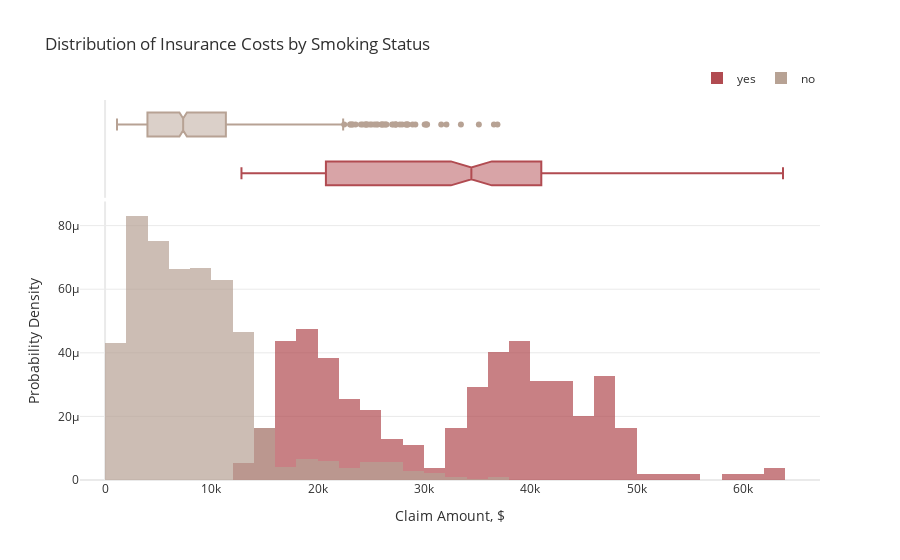

Notebook code cell kept with this figure:
### Markdown cell above
*The graph shows distribution of insurance charges(cost) across different regions of the country*

### Code cell
fig=px.histogram(df, x='charges', color='smoker', opacity=0.7, barmode='overlay',
                 histnorm='probability density', marginal='box', 
                 title="Distribution of Insurance Costs by Smoking Status",
                 color_discrete_sequence=['#B14B51','#B7A294']) 
fig.update_layout(font_color="#303030", xaxis_title='Claim Amount, $',
                  yaxis=dict(title='Probability Density', gridcolor='#EAEAEA', zerolinecolor='#EAEAEA'),
                  legend=dict(orientation="h", yanchor="bottom", y=1.02, xanchor="right", x=1, title=""))
fig.update_xaxes(showgrid=False, zerolinecolor='#EAEAEA')
fig.show()

### Figure 1 — Plotly figure (JSON) as saved in the notebook; plotly's stock layout.template omitted (floating-point values rounded to 4 significant figures; data arrays with more than 128 entries replaced by an {"elided": "..."} marker saying what was removed)
{"data": [{"alignmentgroup": "True", "bingroup": "x", "histnorm": "probability density", "hovertemplate": "smoker=yes<br>charges=%{x}<br>probability density=%{y}<extra></extra>", "legendgroup": "yes", "marker": {"color": "#B14B51", "opacity": 0.7, "pattern": {"shape": ""}}, "name": "yes", "offsetgroup": "yes", "orientation": "v", "showlegend": true, "type": "histogram", "x": {"elided": "274 float values"}, "xaxis": "x", "yaxis": "y"}, {"alignmentgroup": "True", "hovertemplate": "smoker=yes<br>charges=%{x}<extra></extra>", "legendgroup": "yes", "marker": {"color": "#B14B51"}, "name": "yes", "notched": true, "offsetgroup": "yes", "showlegend": false, "type": "box", "x": {"elided": "274 float values"}, "xaxis": "x2", "yaxis": "y2"}, {"alignmentgroup": "True", "bingroup": "x", "histnorm": "probability density", "hovertemplate": "smoker=no<br>charges=%{x}<br>probability density=%{y}<extra></extra>", "legendgroup": "no", "marker": {"color": "#B7A294", "opacity": 0.7, "pattern": {"shape": ""}}, "name": "no", "offsetgroup": "no", "orientation": "v", "showlegend": true, "type": "histogram", "x": {"elided": "1064 float values"}, "xaxis": "x", "yaxis": "y"}, {"alignmentgroup": "True", "hovertemplate": "smoker=no<br>charges=%{x}<extra></extra>", "legendgroup": "no", "marker": {"color": "#B7A294"}, "name": "no", "notched": true, "offsetgroup": "no", "showlegend": false, "type": "box", "x": {"elided": "1064 float values"}, "xaxis": "x2", "yaxis": "y2"}], "layout": {"barmode": "overlay", "font": {"color": "#303030"}, "legend": {"orientation": "h", "title": {"text": ""}, "tracegroupgap": 0, "x": 1, "xanchor": "right", "y": 1.02, "yanchor": "bottom"}, "title": {"text": "Distribution of Insurance Costs by Smoking Status"}, "xaxis": {"anchor": "y", "domain": [0, 1], "showgrid": false, "title": {"text": "Claim Amount, $"}, "zerolinecolor": "#EAEAEA"}, "xaxis2": {"anchor": "y2", "domain": [0, 1], "matches": "x", "showgrid": false, "showticklabels": false, "zerolinecolor": "#EAEAEA"}, "yaxis": {"anchor": "x", "domain": [0, 0.7326], "gridcolor": "#EAEAEA", "title": {"text": "Probability Density"}, "zerolinecolor": "#EAEAEA"}, "yaxis2": {"anchor": "x2", "domain": [0.7426, 1], "matches": "y2", "showgrid": false, "showline": false, "showticklabels": false, "ticks": ""}}}
